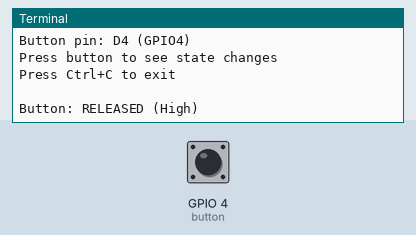
Simulated run of this program. Board: Raspberry Pi (BCM pin numbers). Shown: the last lines printed to the terminal. Inputs (shaded band) come from the test bench; at power-on: GPIO 4 (button) HIGH.

Above: at 1.2 s.
1.3 s: GPIO 4 (button) pulled LOW for 0.15 s
At 1.46 s:
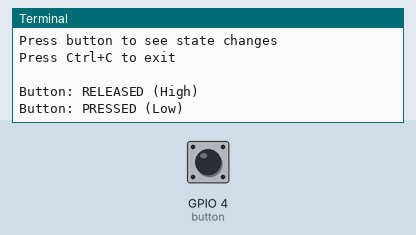
At 2.9 s:
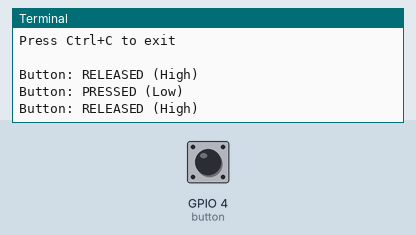

Measured:
- after the input at 1.3 s, the terminal: prints a new line at once (image 1)

The program:

gpio-check.py
```python
#!/usr/bin/env python3
"""
GPIO Button Test Utility

Tests GPIO button input by continuously polling a button pin.
Useful for verifying button wiring and GPIO functionality.

Usage:
    python gpio-check.py

Press Ctrl+C to stop the test.
"""

import board
import digitalio
import time


def main():
    """Main test loop."""
    # Initialize button on GPIO4 (D4)
    button = digitalio.DigitalInOut(board.D4)
    button.direction = digitalio.Direction.INPUT

    print("GPIO Button Test")
    print("Button pin: D4 (GPIO4)")
    print("Press button to see state changes")
    print("Press Ctrl+C to exit\n")

    try:
        last_state = None

        while True:
            current_state = button.value

            # Only print when state changes
            if current_state != last_state:
                if not current_state:
                    print("Button: PRESSED (Low)")
                else:
                    print("Button: RELEASED (High)")
                last_state = current_state

            time.sleep(0.1)  # Poll at 10Hz

    except KeyboardInterrupt:
        print("\nExiting")


if __name__ == "__main__":
    main()
```
